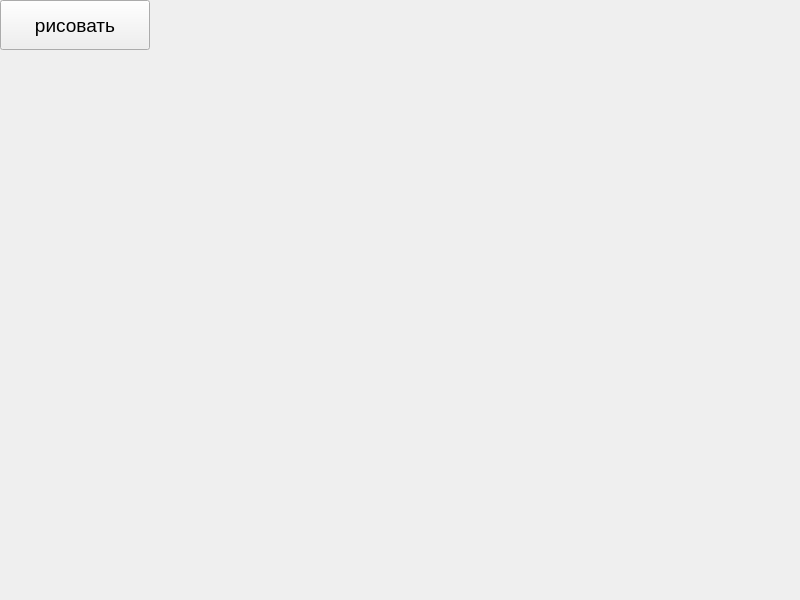
<?xml version="1.0" encoding="UTF-8"?>
<ui version="4.0">
 <class>Form</class>
 <widget class="QWidget" name="Form">
  <property name="geometry">
   <rect>
    <x>0</x>
    <y>0</y>
    <width>800</width>
    <height>600</height>
   </rect>
  </property>
  <property name="windowTitle">
   <string>Form</string>
  </property>
  <widget class="QPushButton" name="btn_paint">
   <property name="geometry">
    <rect>
     <x>0</x>
     <y>0</y>
     <width>150</width>
     <height>50</height>
    </rect>
   </property>
   <property name="font">
    <font>
     <pointsize>14</pointsize>
    </font>
   </property>
   <property name="text">
    <string>рисовать</string>
   </property>
  </widget>
 </widget>
 <resources/>
 <connections/>
</ui>
